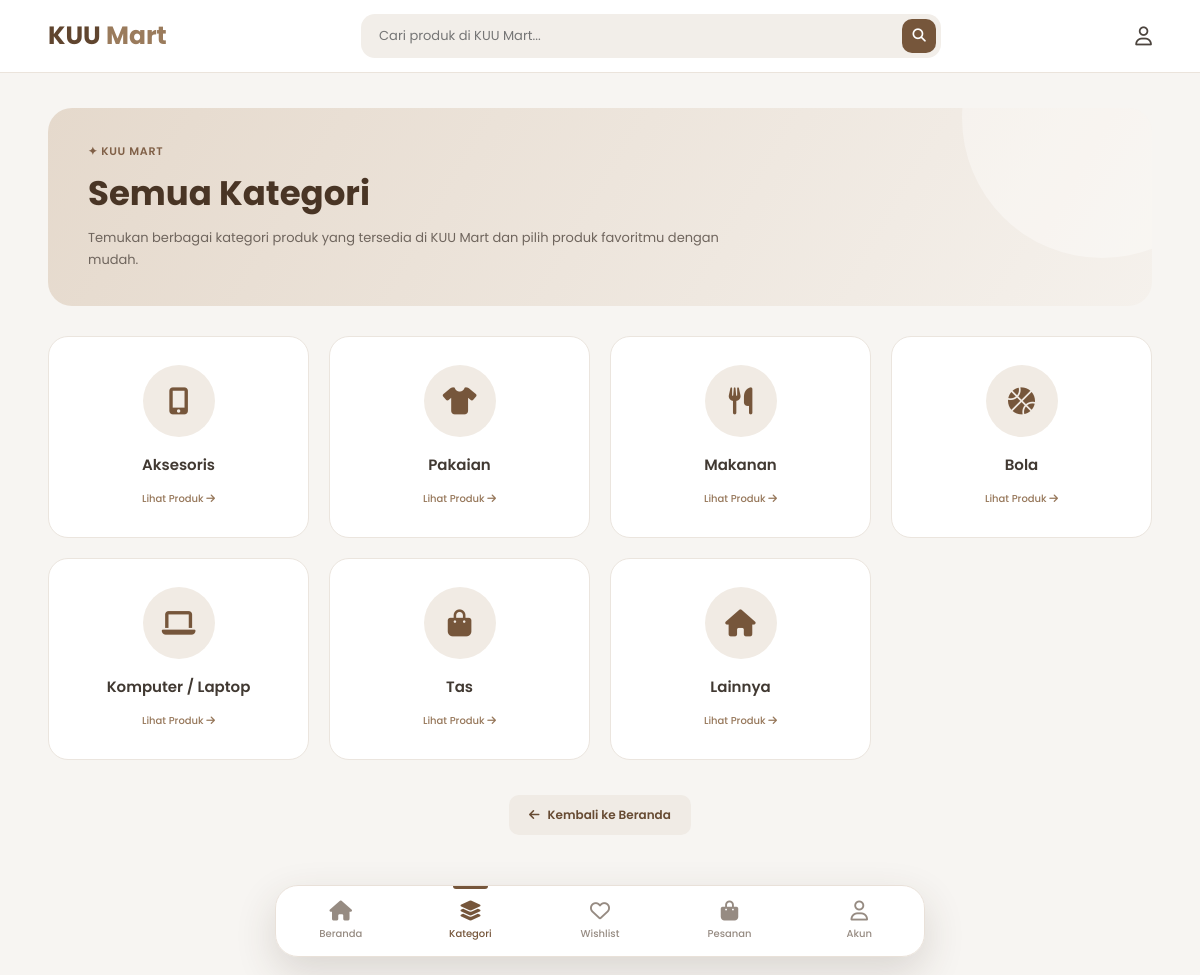
The page /kategori/ on the database its author committed.
### store/models.py (models this page shows, shortened)
class Category(models.Model):
    nama = models.CharField(max_length=100)
    deskripsi = models.TextField(blank=True, null=True)
    class Meta:
        verbose_name = "Kategori"
        verbose_name_plural = "Kategori"

### store/views.py (the view)
def kategori(request):
    kategori_list = Category.objects.all()
    return render(
        request,
        "kategori.html",
        {
            "kategori": kategori_list
        }
    )

### templates/kategori.html (shortened to what this page needs)
{% load static %}
<!DOCTYPE html>
<html lang="id">
<head>
    <link rel="stylesheet"
          href="https://cdnjs.cloudflare.com/ajax/libs/font-awesome/6.5.2/css/all.min.css">
</head>
<body>
<header class="header">
    <div class="container header-inner">
        <a href="{% url 'index' %}" class="logo">
            KUU <span>Mart</span>
        </a>
        <form
            action="{% url 'produk' %}"
            method="GET"
            class="search">
            <input
                type="text"
                name="q"
                placeholder="Cari produk di KUU Mart..."
                value="{{ request.GET.q }}">
            <button type="submit">
                <i class="fa-solid fa-magnifying-glass"></i>
            </button>
        </form>
        <div class="header-icons">
            {% if user.is_authenticated %}
                <a
                    href="{% url 'wishlist' %}"
                    class="icon-link">
                    <i class="fa-regular fa-heart"></i>
                </a>
                <a
                    href="{% url 'cart' %}"
                    class="icon-link">
                    <i class="fa-solid fa-cart-shopping"></i>
                </a>
                <div class="account-wrapper">
                    <button
                        type="button"
                        class="account-button"
                        onclick="toggleAccountMenu(event)">
                        <i class="fa-regular fa-user"></i>
                    </button>
                    <div
                        class="account-menu"
                        id="accountMenu">
                        <div class="account-header">
                            <div class="account-avatar">
                                {{ user.username|first|upper }}
                            </div>
                            <div class="account-info">
                                <strong>
                                    {{ user.username }}
                                </strong>
                                <span>
                                    {{ user.email }}
                                </span>
                            </div>
                        </div>
                        <div class="account-divider"></div>
                        <a
                            href="{% url 'riwayat_pesanan' %}"
                            class="account-item">
                            <i class="fa-solid fa-box"></i>
                            <span>
                                Pesanan Saya
                            </span>
                        </a>
                        <a
                            href="{% url 'wishlist' %}"
                            class="account-item">
                            <i class="fa-regular fa-heart"></i>
                            <span>
                                Wishlist
                            </span>
                        </a>
                        <div class="account-divider"></div>
                        <a
                            href="{% url 'logout' %}"
                            class="account-item logout-item">
                            <i class="fa-solid fa-right-from-bracket"></i>
                            <span>
                                Keluar
                            </span>
                        </a>
                    </div>
                </div>
            {% else %}
                <a
                    href="{% url 'login' %}"
                    class="icon-link">
                    <i class="fa-regular fa-user"></i>
                </a>
            {% endif %}
        </div>
    </div>
</header>
<main>
    <div class="container">
        <section class="page">
            <div class="page-header">
                <div class="page-header-content">
                    <div class="page-small">
                        ✦ KUU MART
                    </div>
                    <h1>
                        Semua Kategori
                    </h1>
                    <p>
                        Temukan berbagai kategori produk yang tersedia
                        di KUU Mart dan pilih produk favoritmu dengan mudah.
                    </p>
                </div>
            </div>
            <div class="category-grid">
                {% for k in kategori %}
                    <a
                        href="{% url 'produk' %}?kategori={{ k.id }}"
                        class="category-card">
                        <div class="category-icon">
                            {% if forloop.counter == 1 %}
                                <i class="fa-solid fa-mobile-screen-button"></i>
                            {% elif forloop.counter == 2 %}
                                <i class="fa-solid fa-shirt"></i>
                            {% elif forloop.counter == 3 %}
                                <i class="fa-solid fa-utensils"></i>
                            {% elif forloop.counter == 4 %}
                                <i class="fa-solid fa-basketball"></i>
                            {% elif forloop.counter == 5 %}
                                <i class="fa-solid fa-laptop"></i>
                            {% elif forloop.counter == 6 %}
                                <i class="fa-solid fa-bag-shopping"></i>
                            {% elif forloop.counter == 7 %}
                                <i class="fa-solid fa-house"></i>
                            {% elif forloop.counter == 8 %}
                                <i class="fa-solid fa-gamepad"></i>
                            {% else %}
                                <i class="fa-solid fa-store"></i>
                            {% endif %}
                        </div>
                        <h2>
                            {{ k.nama }}
                        </h2>
                        <span>
                            Lihat Produk
                            <i class="fa-solid fa-arrow-right"></i>
                        </span>
                    </a>
                {% endfor %}
            </div>
            <div class="back">
                <a href="{% url 'index' %}">
                    <i class="fa-solid fa-arrow-left"></i>
                    Kembali ke Beranda
                </a>
            </div>
        </section>
    </div>
</main>
<nav class="bottom-nav">
    <a
        href="{% url 'index' %}"
        class="nav-item">
        <span class="nav-icon">
            <i class="fa-solid fa-house"></i>
        </span>
        <span class="nav-text">
            Beranda
        </span>
    </a>
    <a
        href="{% url 'kategori' %}"
        class="nav-item active">
        <span class="nav-icon">
            <i class="fa-solid fa-layer-group"></i>
        </span>
        <span class="nav-text">
            Kategori
        </span>
    </a>
    {% if user.is_authenticated %}
        <a
            href="{% url 'wishlist' %}"
            class="nav-item">
            <span class="nav-icon">
                <i class="fa-regular fa-heart"></i>
            </span>
            <span class="nav-text">
                Wishlist
            </span>
        </a>
        <a
            href="{% url 'riwayat_pesanan' %}"
            class="nav-item">
            <span class="nav-icon">
                <i class="fa-solid fa-bag-shopping"></i>
            </span>
            <span class="nav-text">
                Pesanan
            </span>
        </a>
        <a
            href="#"
            class="nav-item"
            onclick="toggleAccountMenu(event)">
            <span class="nav-icon">
                <i class="fa-regular fa-user"></i>
            </span>
            <span class="nav-text">
                Akun
            </span>
        </a>
    {% else %}
        <a
            href="{% url 'login' %}"
            class="nav-item">
            <span class="nav-icon">
                <i class="fa-regular fa-heart"></i>
            </span>
            <span class="nav-text">
                Wishlist
            </span>
        </a>
        <a
            href="{% url 'login' %}"
            class="nav-item">
            <span class="nav-icon">
                <i class="fa-solid fa-bag-shopping"></i>
            </span>
            <span class="nav-text">
                Pesanan
            </span>
        </a>
        <a
            href="{% url 'login' %}"
            class="nav-item">
            <span class="nav-icon">
                <i class="fa-regular fa-user"></i>
            </span>
            <span class="nav-text">
                Akun
            </span>
        </a>
    {% endif %}
</nav>
</body>
</html>

### templates/kategori.html (style rules this page uses)
* { margin: 0; padding: 0; box-sizing: border-box; }
html { scroll-behavior: smooth; }
body { font-family: 'Poppins', sans-serif; background: #f7f5f2; color: #332b25; padding-bottom: 110px; }
a { text-decoration: none; color: inherit; }
button { font-family: 'Poppins', sans-serif; }
.container { width: 92%; max-width: 1250px; margin: auto; }
.header { position: sticky; top: 0; z-index: 1000; background: rgba(255, 255, 255, 0.97); border-bottom: 1px solid #ebe4dc; backdrop-filter: blur(15px); }
.header-inner { min-height: 72px; display: flex; align-items: center; gap: 25px; }
.logo { font-size: 25px; font-weight: 700; color: #60452f; white-space: nowrap; }
.logo span { color: #9a7b5c; }
.search { flex: 1; max-width: 580px; margin: auto; position: relative; }
.search input { width: 100%; height: 44px; border: none; outline: none; background: #f2eee9; border-radius: 14px; padding: 0 52px 0 18px; font-family: 'Poppins', sans-serif; font-size: 13px; color: #332b25; }
.search button { position: absolute; right: 5px; top: 5px; width: 34px; height: 34px; border: none; border-radius: 10px; background: #76563b; color: white; cursor: pointer; transition: .25s; }
.header-icons { display: flex; align-items: center; gap: 20px; }
.icon-link { position: relative; font-size: 19px; color: #4c443e; transition: .25s; }
.page { padding: 35px 0 10px; }
.page-header { background: linear-gradient( 120deg, #e5d9cc, #f5f1ec ); border-radius: 24px; padding: 35px 40px; margin-bottom: 30px; position: relative; overflow: hidden; }
.page-header::after { content: ""; position: absolute; width: 280px; height: 280px; right: -90px; top: -130px; border-radius: 50%; background: rgba(255, 255, 255, .35); }
.page-header-content { position: relative; z-index: 2; }
.page-small { color: #806047; font-size: 11px; font-weight: 600; letter-spacing: .7px; margin-bottom: 8px; }
.page-header h1 { font-size: 34px; color: #493525; margin-bottom: 8px; }
.page-header p { color: #6f655d; font-size: 13px; line-height: 1.7; max-width: 650px; }
.category-grid { display: grid; grid-template-columns: repeat(4, 1fr); gap: 20px; }
.category-card { background: white; border: 1px solid #ebe5de; border-radius: 20px; padding: 28px 18px; text-align: center; position: relative; overflow: hidden; transition: .3s; }
.category-icon { width: 72px; height: 72px; margin: 0 auto 16px; border-radius: 50%; display: flex; align-items: center; justify-content: center; background: #f1ebe4; color: #76563b; font-size: 27px; transition: .3s; }
.category-card h2 { font-size: 15px; font-weight: 600; color: #413932; margin-bottom: 8px; }
.category-card span { color: #96775a; font-size: 10px; font-weight: 500; }
.back { text-align: center; margin: 35px 0 20px; }
.back a { display: inline-flex; align-items: center; gap: 8px; background: #f0ebe5; color: #674b33; padding: 11px 20px; border-radius: 10px; font-size: 12px; font-weight: 600; transition: .25s; }
.bottom-nav { position: fixed; left: 50%; bottom: 18px; transform: translateX(-50%); width: min(650px, 92%); height: 72px; background: rgba(255, 255, 255, .97); backdrop-filter: blur(18px); border: 1px solid #e9e1d9; border-radius: 23px; box-shadow: 0 15px 40px rgba(70, 52, 38, .16); display: flex; align-items: center; justify-content: space-around; z-index: 9999; }
.nav-item { position: relative; width: 20%; height: 100%; display: flex; flex-direction: column; justify-content: center; align-items: center; gap: 5px; color: #968b82; transition: .25s; cursor: pointer; }
.nav-icon { font-size: 20px; line-height: 1; transition: .25s; }
.nav-text { font-size: 10px; font-weight: 500; }
.nav-item.active { color: #76563b; font-weight: 600; }
.nav-item.active::before { content: ""; position: absolute; top: 0; width: 35px; height: 3px; background: #76563b; border-radius: 0 0 8px 8px; }

### rows shown on the page
Category: nama "Aksesoris"
Category: nama "Pakaian"
Category: nama "Makanan"
Category: nama "Bola"
Category: nama "Komputer / Laptop"
Category: nama "Tas"
Category: nama "Lainnya"
